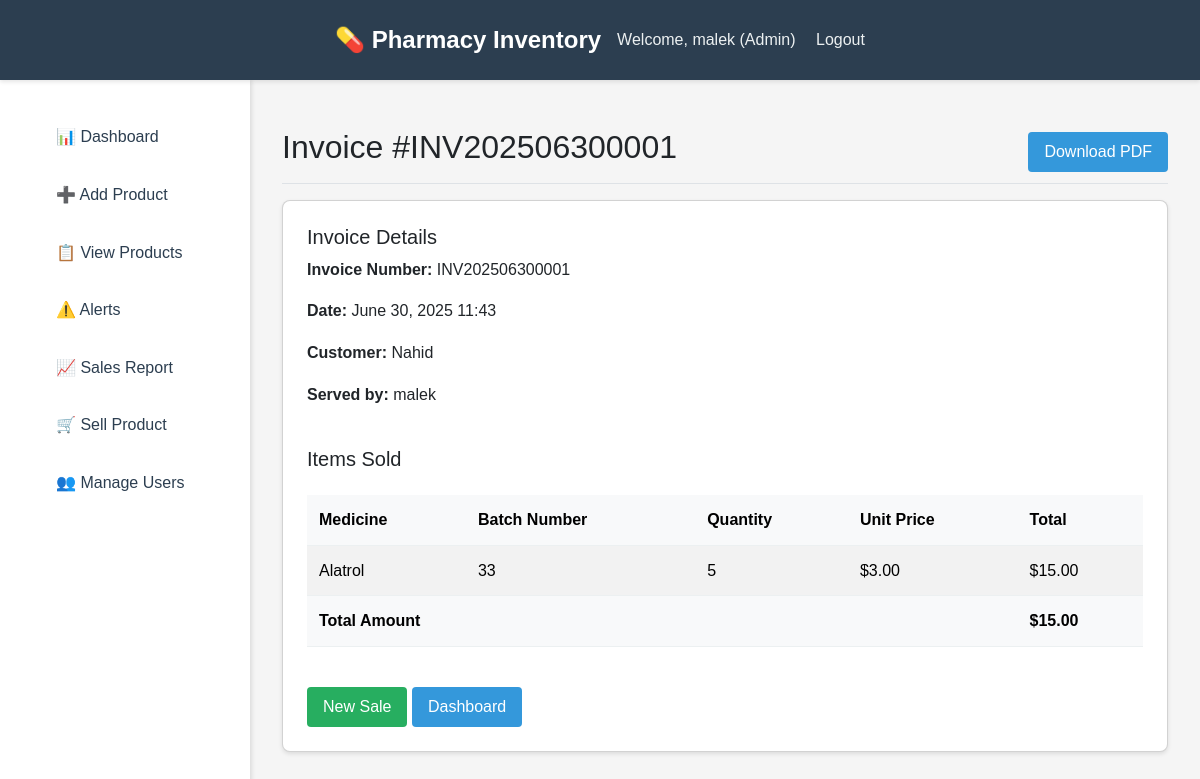
The page /invoice/1/ (signed in) on the database its author committed.
### inventory/models.py (models this page shows, shortened)
class UserProfile(models.Model):
    ROLE_CHOICES = [
        ('admin', 'Admin'),
        ('manager', 'Manager'),
        ('sales_staff', 'Sales Staff'),
    ]
    user = models.OneToOneField(User, on_delete=models.CASCADE)
    role = models.CharField(max_length=20, choices=ROLE_CHOICES, default='sales_staff')
    phone = models.CharField(max_length=15, blank=True)

class Invoice(models.Model):
    invoice_number = models.CharField(max_length=50, unique=True)
    sales = models.ManyToManyField(Sale)
    total_amount = models.DecimalField(max_digits=10, decimal_places=2)
    created_at = models.DateTimeField(auto_now_add=True)
    created_by = models.ForeignKey(User, on_delete=models.CASCADE)
    customer_name = models.CharField(max_length=200, blank=True)

class Sale(models.Model):
    medicine = models.ForeignKey(Medicine, on_delete=models.CASCADE)
    quantity_sold = models.IntegerField()
    unit_price = models.DecimalField(max_digits=10, decimal_places=2)
    total_amount = models.DecimalField(max_digits=10, decimal_places=2)
    sale_date = models.DateTimeField(auto_now_add=True)
    sold_by = models.ForeignKey(User, on_delete=models.CASCADE)
    customer_name = models.CharField(max_length=200, blank=True)

class Medicine(models.Model):
    name = models.CharField(max_length=200)
    batch_number = models.CharField(max_length=100)
    quantity = models.IntegerField()
    expiry_date = models.DateField()
    price = models.DecimalField(max_digits=10, decimal_places=2)
    manufacturer = models.CharField(max_length=200)
    created_at = models.DateTimeField(auto_now_add=True)
    updated_at = models.DateTimeField(auto_now=True)
    class Meta:
        unique_together = ['name', 'batch_number']

### inventory/views.py (the view)
# urls.py: path('invoice/<int:invoice_id>/', views.invoice_detail, name='invoice_detail'),
@login_required
def invoice_detail(request, invoice_id):
    invoice = get_object_or_404(Invoice, id=invoice_id)
    return render(request, 'inventory/invoice_detail.html', {'invoice': invoice})

### templates/inventory/invoice_detail.html (shortened to what this page needs)
{% extends 'base.html' %}
{% block content %}
<div class="d-flex justify-content-between flex-wrap flex-md-nowrap align-items-center pt-3 pb-2 mb-3 border-bottom">
    <h1 class="h2">Invoice #{{ invoice.invoice_number }}</h1>
    <a href="{% url 'download_invoice' invoice.id %}" class="btn btn-primary">
         Download PDF
    </a>
</div>
<div class="card">
    <div class="card-body">
        <div class="row mb-4">
            <div class="col-md-6">
                <h5>Invoice Details</h5>
                <p><strong>Invoice Number:</strong> {{ invoice.invoice_number }}</p>
                <p><strong>Date:</strong> {{ invoice.created_at|date:"F d, Y H:i" }}</p>
                <p><strong>Customer:</strong> {{ invoice.customer_name|default:"Walk-in Customer" }}</p>
                <p><strong>Served by:</strong> {{ invoice.created_by.get_full_name|default:invoice.created_by.username }}</p>
            </div>
        </div>
        <h5>Items Sold</h5>
        <div class="table-responsive">
            <table class="table table-striped">
                <thead>
                    <tr>
                        <th>Medicine</th>
                        <th>Batch Number</th>
                        <th>Quantity</th>
                        <th>Unit Price</th>
                        <th>Total</th>
                    </tr>
                </thead>
                <tbody>
                    {% for sale in invoice.sales.all %}
                    <tr>
                        <td>{{ sale.medicine.name }}</td>
                        <td>{{ sale.medicine.batch_number }}</td>
                        <td>{{ sale.quantity_sold }}</td>
                        <td>${{ sale.unit_price }}</td>
                        <td>${{ sale.total_amount }}</td>
                    </tr>
                    {% endfor %}
                </tbody>
                <tfoot>
                    <tr class="table-success">
                        <th colspan="4">Total Amount</th>
                        <th>${{ invoice.total_amount }}</th>
                    </tr>
                </tfoot>
            </table>
        </div>
        <div class="mt-4">
            <a href="{% url 'sell_product' %}" class="btn btn-success">
                 New Sale
            </a>
            <a href="{% url 'dashboard' %}" class="btn btn-secondary">
                 Dashboard
            </a>
        </div>
    </div>
</div>
{% endblock %}

### templates/base.html (shortened to what this page needs)
<!DOCTYPE html>
<html lang="en">
<head>
    <link href="https://cdn.jsdelivr.net/npm/bootstrap@5.3.3/dist/css/bootstrap.min.css" rel="stylesheet">
</head>
<body>
    {% if user.is_authenticated %}
    <nav class="navbar">
        <div class="navbar-content">
            <a href="{% url 'dashboard' %}" class="navbar-brand">
                💊 Pharmacy Inventory
            </a>
            <div class="navbar-user">
                Welcome, {{ user.get_full_name|default:user.username }}
                {% if user.userprofile %}
                    ({{ user.userprofile.get_role_display }})
                {% endif %}
                <a href="{% url 'logout' %}">Logout</a>
            </div>
        </div>
    </nav>
    <div class="main-content">
        <nav class="sidebar">
            <ul>
                <li><a href="{% url 'dashboard' %}">📊 Dashboard</a></li>
                {% if user.userprofile.role != 'sales_staff' %}
                <li><a href="{% url 'add_product' %}">➕ Add Product</a></li>
                <li><a href="{% url 'product_list' %}">📋 View Products</a></li>
                <li><a href="{% url 'alerts' %}">⚠️ Alerts</a></li>
                <li><a href="{% url 'sales_report' %}">📈 Sales Report</a></li>
                {% endif %}
                <li><a href="{% url 'sell_product' %}">🛒 Sell Product</a></li>
                {% if user.userprofile.role == 'admin' %}
                <li><a href="{% url 'manage_users' %}">👥 Manage Users</a></li>
                {% endif %}
            </ul>
        </nav>
        <main class="content">
            {% block content %}
            {% endblock %}
        </main>
    </div>
    {% else %}
        {% comment %} {% block content %}
        {% endblock %} {% endcomment %}
    {% endif %}
</body>
</html>

### templates/base.html (style rules this page uses)
* { margin: 0; padding: 0; box-sizing: border-box; }
body { font-family: Arial, sans-serif; background-color: #f5f5f5; line-height: 1.6; }
.navbar { background-color: #2c3e50; color: white; padding: 1rem 0; box-shadow: 0 2px 4px rgba(0,0,0,0.1); }
.navbar-content { max-width: 1200px; margin: 0 auto; display: flex; justify-content: space-between; align-items: center; padding: 0 1rem; }
.navbar-brand { font-size: 1.5rem; font-weight: bold; text-decoration: none; color: white; }
.navbar-user { color: #ecf0f1; }
.navbar-user a { color: #ecf0f1; text-decoration: none; margin-left: 1rem; }
.main-content { display: flex; min-height: calc(100vh - 70px); }
.sidebar { width: 250px; background: white; padding: 2rem 0; box-shadow: 2px 0 4px rgba(0,0,0,0.1); }
.sidebar ul { list-style: none; }
.sidebar li { margin-bottom: 0.5rem; }
.sidebar a { display: block; padding: 0.75rem 1.5rem; color: #2c3e50; text-decoration: none; transition: background 0.3s; }
.content { flex: 1; padding: 2rem; }
.btn { display: inline-block; padding: 0.5rem 1rem; background: #3498db; color: white; text-decoration: none; border-radius: 4px; border: none; cursor: pointer; transition: background 0.3s; }
.btn-success { background: #27ae60; }
.card { background: white; border-radius: 8px; box-shadow: 0 2px 4px rgba(0,0,0,0.1); margin-bottom: 2rem; }
.card-body { padding: 1.5rem; }
.table { width: 100%; border-collapse: collapse; margin-top: 1rem; }
.table th, .table td { padding: 0.75rem; text-align: left; border-bottom: 1px solid #ecf0f1; }
.table th { background: #f8f9fa; font-weight: bold; }

### rows shown on the page
Invoice: invoice_number "INV202506300001", created_at "June 30, 2025 11:43", customer_name "Nahid", created_by.get_full_name "malek", total_amount "15.00"
Sale: medicine.name "Alatrol", medicine.batch_number "33", quantity_sold "5", unit_price "3.00", total_amount "15.00"

### other values the page prints
{{ user.get_full_name|default:user.username }} "malek"
{{ user.userprofile.get_role_display }} "Admin"
